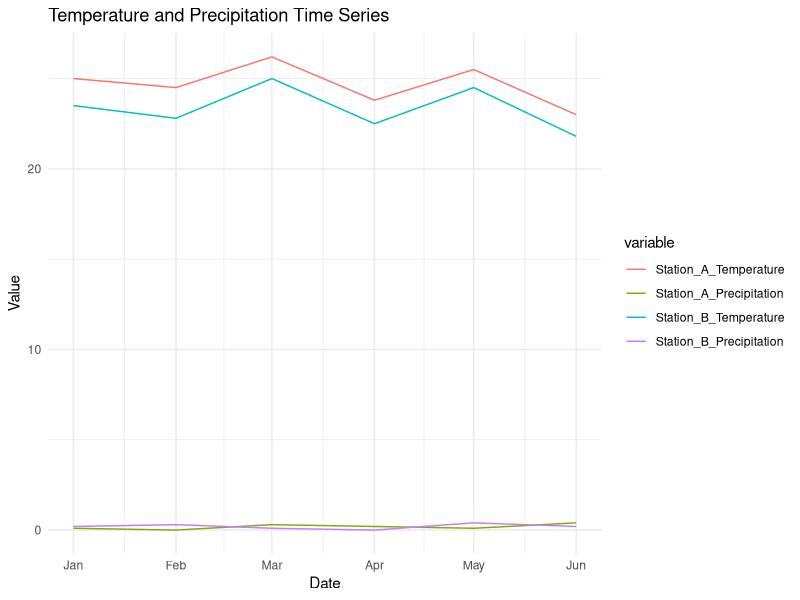
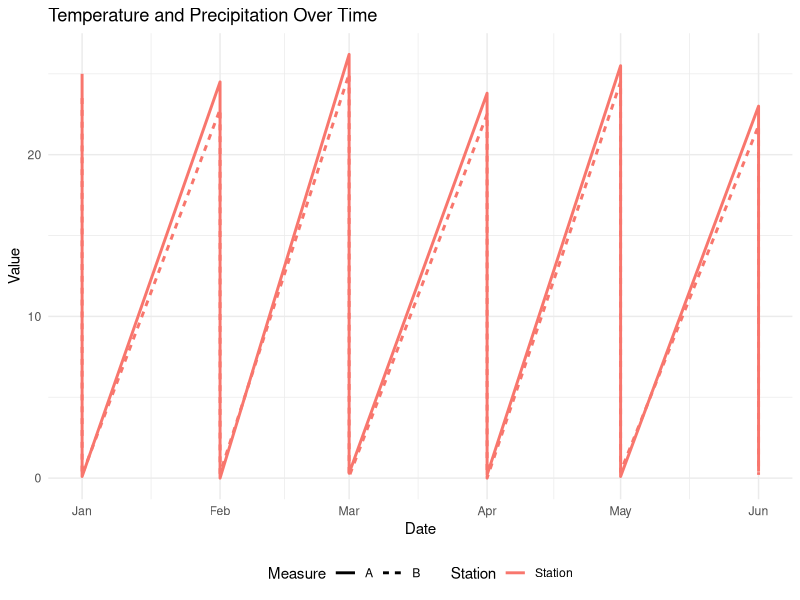
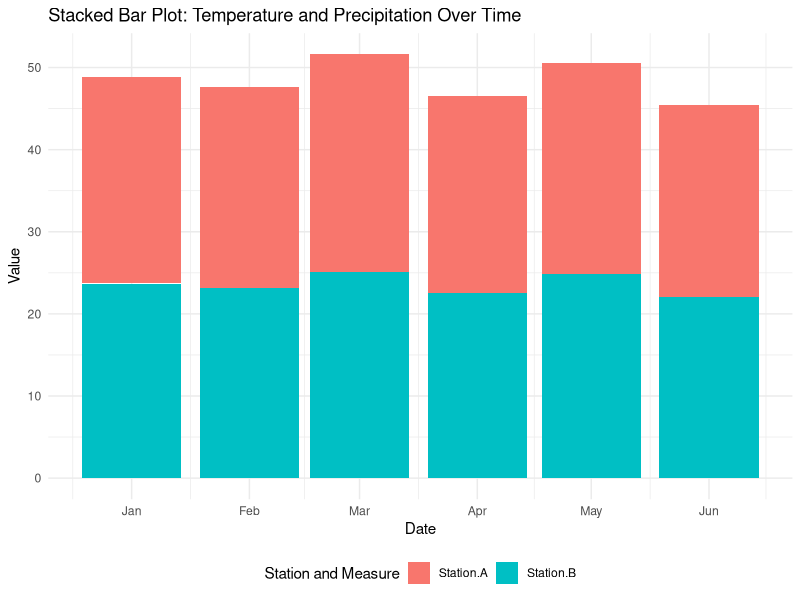

Here is the R script that generated these plots, in order:
# Create the data frame
df <- data.frame(
  Date = as.Date(c("01/01/2024", "02/01/2024", "03/01/2024", "04/01/2024", "05/01/2024", "06/01/2024"), format = "%m/%d/%Y"),
  Station_A_Temperature = c(25.0, 24.5, 26.2, 23.8, 25.5, 23.0),
  Station_A_Precipitation = c(0.1, 0.0, 0.3, 0.2, 0.1, 0.4),
  Station_B_Temperature = c(23.5, 22.8, 25.0, 22.5, 24.5, 21.8),
  Station_B_Precipitation = c(0.2, 0.3, 0.1, 0.0, 0.4, 0.2)
)
# 1 time series
library(ggplot2)

# Melt the data frame to long format
library(reshape2)
df_long <- melt(df, id.vars = "Date")

# Create the time series plot
ggplot(df_long, aes(x = Date, y = value, color = variable)) +
  geom_line() +
  labs(x = "Date", y = "Value", title = "Temperature and Precipitation Time Series") +
  theme_minimal()


# 2 line plot
library(ggplot2)
library(tidyr)

# Reshape the data to long format
df_long <- df %>%
  pivot_longer(cols = -Date, names_to = c("Station", "Measure"), names_sep = "_", values_to = "Value")

# Create the line plot
ggplot(df_long, aes(x = Date, y = Value, color = Station, linetype = Measure)) +
  geom_line(size = 1) +
  labs(x = 'Date', y = 'Value', title = 'Temperature and Precipitation Over Time') +
  theme_minimal() +
  theme(legend.position = "bottom")



# 3  stacked bar
# Reshape the data to long format
df_long <- df %>%
  pivot_longer(cols = -Date, names_to = c("Station", "Measure"), names_sep = "_", values_to = "Value")

# Create the stacked bar plot
ggplot(df_long, aes(x = Date, y = Value, fill = interaction(Station, Measure))) +
  geom_bar(position = "stack", stat = "identity") +
  labs(x = 'Date', y = 'Value', title = 'Stacked Bar Plot: Temperature and Precipitation Over Time') +
  theme_minimal() +
  theme(legend.position = "bottom") +
  scale_fill_discrete(name = "Station and Measure")
